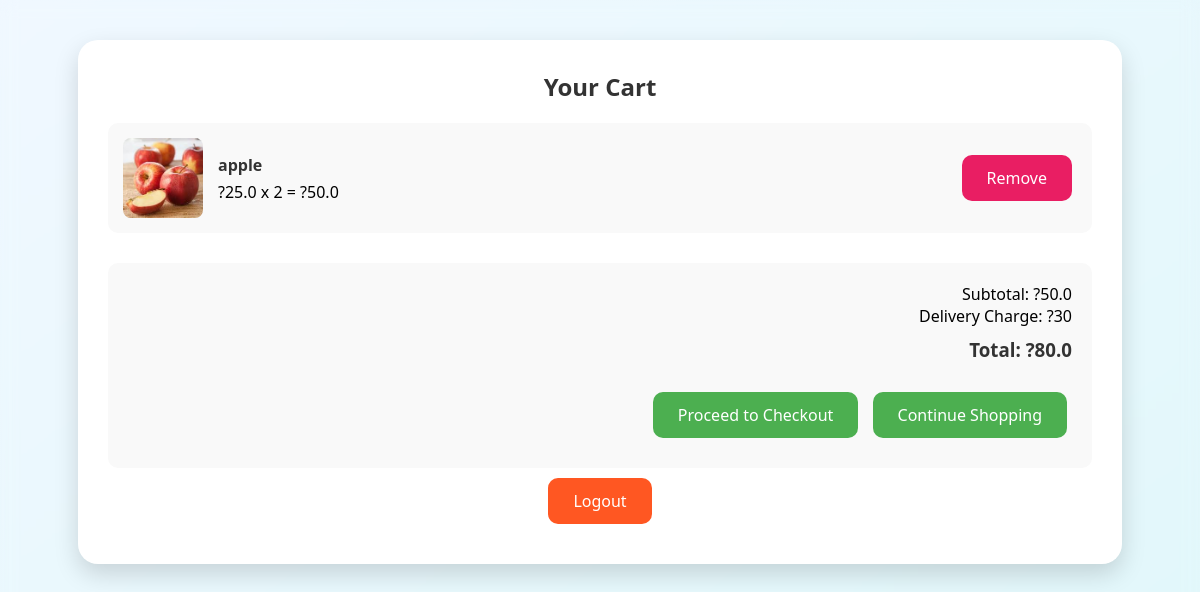
The page /view_cart (signed in) on the database as committed earlier.
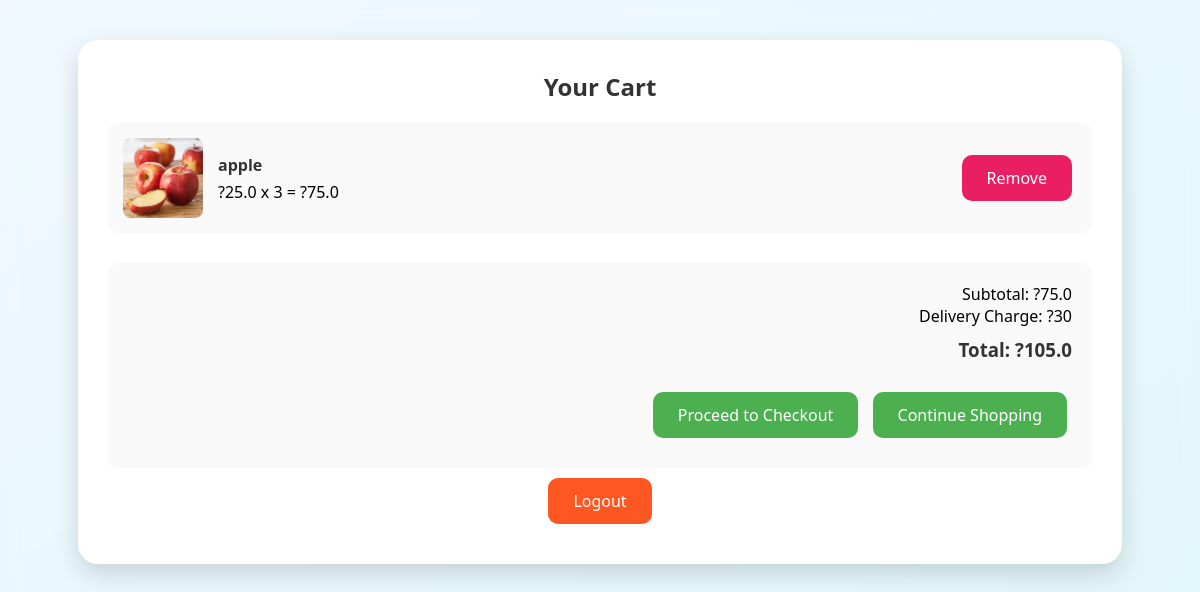
The same page on the database as committed later.
### tables this page shows
CREATE TABLE cart (
                        id INTEGER PRIMARY KEY AUTOINCREMENT,
                        username TEXT,
                        product_id INTEGER,
                        quantity INTEGER DEFAULT 1,
                        added_at TIMESTAMP DEFAULT CURRENT_TIMESTAMP
                    );

CREATE TABLE products (
                        id INTEGER PRIMARY KEY AUTOINCREMENT,
                        name TEXT,
                        price REAL,
                        image TEXT,
                        description TEXT,
                        category TEXT,
                        stock INTEGER DEFAULT 100
                    );

### app.py (the view)
@app.route('/view_cart')
def view_cart():
    if 'user' not in session:
        return redirect('/login')
    with sqlite3.connect(DATABASE) as con:
        cart_items = con.execute('''SELECT p.id, p.name, p.price, p.image, c.quantity, p.stock
                                  FROM products p JOIN cart c ON p.id = c.product_id
                                  WHERE c.username=?''', (session['user'],)).fetchall()
        total = sum(item[2] * item[4] for item in cart_items)
        cart_count = sum(item[4] for item in cart_items)
    return render_template('cart.html',
                         cart_items=cart_items,
                         total=total,
                         delivery_charge=30,
                         cart_count=cart_count)

### templates/cart.html (shortened to what this page needs)
<!DOCTYPE html>
<html lang="en">
<head>
  <link rel="stylesheet" href="{{ url_for('static', filename='style.css') }}">
</head>
<body>
  <div class="product-container">
    <h2>Your Cart</h2>
    {% if cart_items %}
    <div class="cart-items">
      {% for item in cart_items %}
      <div class="cart-item">
        <img src="{{ item[3] }}" alt="{{ item[1] }}">
        <div class="cart-item-details">
          <h3>{{ item[1] }}</h3>
          <p>?{{ item[2] }} x {{ item[4] }} = ?{{ item[2] * item[4] }}</p>
        </div>
        <a href="/remove_from_cart/{{ item[0] }}" class="btn danger">Remove</a>
      </div>
      {% endfor %}
    </div>
    <div class="cart-summary">
      <p>Subtotal: ?{{ total }}</p>
      <p>Delivery Charge: ?{{ delivery_charge }}</p>
      <h3>Total: ?{{ total + delivery_charge }}</h3>
      <a href="/checkout" class="btn">Proceed to Checkout</a>
      <a href="/products" class="btn">Continue Shopping</a>
    </div>
    {% else %}
    <p>Your cart is empty</p>
    <a href="/products" class="btn">Browse Products</a>
    {% endif %}
    <a href="/logout" class="btn logout">Logout</a>
  </div>
</body>
</html>

### static/style.css (style rules this page uses)
body { background-image: url('/static/images/grocery_bg.jpg'); background-size: cover; background-position: center; background-attachment: fixed; margin: 0; min-height: 100vh; position: relative; }
body::before { content: ""; position: fixed; top: 0; left: 0; right: 0; bottom: 0; background: inherit; background-size: cover; background-position: center; filter: blur(8px); z-index: -1; }
.container, .form-container, .product-container, .center-box, .admin-container { background-color: rgba(255, 255, 255, 0.85); backdrop-filter: blur(2px); border-radius: 10px; padding: 20px; margin: 20px auto; box-shadow: 0 0 20px rgba(0, 0, 0, 0.1); }
body { background-image: url('/static/images/admin_bg.jpg'); background-size: cover; background-position: center; background-attachment: fixed; margin: 0; min-height: 100vh; position: relative; }
* { box-sizing: border-box; margin: 0; padding: 0; }
body { font-family: 'Segoe UI', Tahoma, Geneva, Verdana, sans-serif; background: linear-gradient(145deg, #f0f8ff, #e0f7fa); margin: 0; padding: 20px; display: flex; justify-content: center; align-items: flex-start; min-height: 100vh; animation: fadeIn 1s ease; }
.container, .form-container, .product-container, .center-box, .admin-container { background: #ffffff; padding: 30px; border-radius: 20px; box-shadow: 0 10px 25px rgba(0, 0, 0, 0.15); text-align: center; width: 90%; max-width: 1200px; margin: 20px auto; animation: scaleIn 0.6s ease; }
h1, h2, h3 { color: #333; margin-bottom: 20px; }
a { text-decoration: none; color: inherit; }
.btn { display: inline-block; margin: 10px 5px; padding: 12px 25px; background: #4caf50; color: #fff; border-radius: 10px; transition: all 0.3s ease; border: none; cursor: pointer; font-size: 16px; font-weight: 500; }
.btn.logout { background: #ff5722; }
.btn.danger { background: #e91e63; }
.cart-items { margin-bottom: 30px; }
.cart-item { display: flex; align-items: center; justify-content: space-between; padding: 15px; margin-bottom: 15px; background: #f9f9f9; border-radius: 10px; transition: all 0.3s ease; }
.cart-item img { width: 80px; height: 80px; object-fit: cover; border-radius: 8px; margin-right: 15px; }
.cart-item-details { flex-grow: 1; text-align: left; }
.cart-item-details h3 { margin: 0 0 5px 0; font-size: 1em; }
.cart-summary { margin-top: 30px; padding: 20px; background: #f9f9f9; border-radius: 10px; text-align: right; }
.cart-summary h3 { margin-top: 10px; color: #333; }

Rows that differ between the two databases and show on the page:
changed cart "apple": quantity "2" → "3"; item[2]*item[4] "50.0" → "75.0"
Other text that changed with them:
{{ total }}: "50.0" → "75.0"
{{ total + delivery_charge }}: "80.0" → "105.0"
